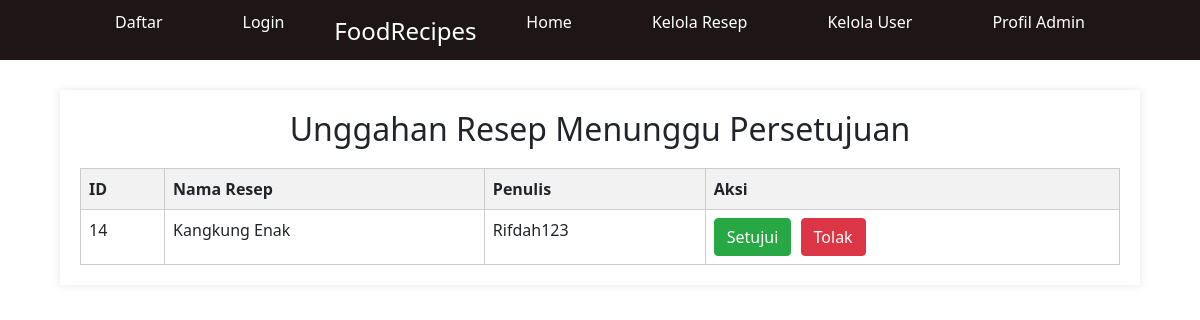
Page /kelolah_resep.php on the committed database.
### tables this page shows
CREATE TABLE `unggah_resep` (
  `id` int(11) NOT NULL,
  `nama_resep` varchar(255) NOT NULL,
  `kategori` varchar(255) NOT NULL,
  `bahan_bahan` text NOT NULL,
  `langkah_langkah` text NOT NULL,
  `gambar` varchar(255) NOT NULL,
  `created_at` timestamp NOT NULL DEFAULT current_timestamp(),
  `is_approved` tinyint(1) DEFAULT 0,
  `username` varchar(255) NOT NULL
);

### kelolah_resep.php (the view, shortened to what this page needs)
<?php
$servername = "localhost";
$db_username = "root";
$db_password = "";
$db_name = "proyek_web";
$conn = new mysqli($servername, $db_username, $db_password, $db_name);
$sql = "SELECT * FROM unggah_resep WHERE is_approved=0";
$result = $conn->query($sql);
?>
<!DOCTYPE html>
<html lang="id">
<head>
    <link rel="stylesheet" href="resep_saya.css">
    <link href="https://maxcdn.bootstrapcdn.com/bootstrap/4.0.0/css/bootstrap.min.css" rel="stylesheet">
</head>
<body>
    <header>
        <div class="container">
            <nav>
                <ul class="nav-log">
                    <li><a href="daftar.php">Daftar</a></li>
                    <li><a href="login.php">Login</a></li>
                </ul>
            </nav>
            <h1 class="logo">FoodRecipes</h1>
            <nav>
                <ul class="nav-list">
                    <li><a href="index.php">Home</a></li>
                    <li><a href="kelolah_resep.php">Kelola Resep</a></li>
                    <li><a href="kelolah_user.php">Kelola User</a></li>
                    <li><a href="profil_admin.php">Profil Admin</a></li>
                </ul>
            </nav>
        </div>
    </header>
    <div class="manage-recipes-container">
        <h2>Unggahan Resep Menunggu Persetujuan</h2>
        <?php
        if ($result->num_rows > 0) {
            echo '<table>';
            echo '<tr><th>ID</th><th>Nama Resep</th><th>Penulis</th><th>Aksi</th></tr>';
            while($row = $result->fetch_assoc()) {
                echo '<tr>';
                echo '<td>' . $row['id'] . '</td>';
                echo '<td>' . $row['nama_resep'] . '</td>';
                echo '<td>' . $row['username'] . '</td>';
                echo '<td>
                        <form method="POST" action="kelolah_resep.php">
                            <input type="hidden" name="recipe_id" value="' . $row['id'] . '">
                            <button type="submit" name="approve_recipe" class="btn btn-success">Setujui</button>
                            <button type="submit" name="reject_recipe" class="btn btn-danger">Tolak</button>
                        </form>
                      </td>';
                echo '</tr>';
            }
            echo '</table>';
        } else {
            echo '<p class="empty-message">Tidak ada unggahan resep yang menunggu persetujuan.</p>';
        }
        ?>
    </div>
</body>
</html>

### resep_saya.css (style rules this page uses)
.container { width: 90%; margin: 0 auto; display: flex; align-items: center; justify-content: space-between; }
nav ul { padding: 0; list-style: none; display: flex; justify-content: space-between; }
nav ul li { display: inline; }
nav ul li a { color: white; text-decoration: none; padding: 5px 20px; display: inline-block; transition: color 0.3s ease; }
.logo { font-size: 24px; float: left; }
body { font-family: Arial, sans-serif; background-color: #f8f9fa; margin: 0; padding: 0; }
.container { width: 90%; margin: auto; overflow: hidden; }
.btn { border: none; color: white; padding: 10px 20px; cursor: pointer; margin-right: 5px; font-size: 1rem; }
.btn-danger { background-color: #dc3545; border-color: #dc3545; }

### kelolah_resep.php (style rules this page uses)
* { margin: 0; padding: 0; box-sizing: border-box; font-family: system-ui, -apple-system, BlinkMacSystemFont, 'Segoe UI', Roboto, Oxygen, Ubuntu, Cantarell, 'Open Sans', 'Helvetica Neue', sans-serif; }
body { font-family: system-ui, -apple-system, BlinkMacSystemFont, 'Segoe UI', Roboto, Oxygen, Ubuntu, Cantarell, 'Open Sans', 'Helvetica Neue', sans-serif; margin: 0; padding: 0; }
.container { width: 90%; margin: 0 auto; display: flex; align-items: center; justify-content: space-between; }
header { background-color: #1e1616; color: white; SSpadding: 10px 0; }
header a { color: white; text-decoration: none; padding: 5px 20px; display: inline-block; transition: color 0.3s ease; }
header .logo { float: left; margin-top: 10px; }
header nav { float: right; margin-top: 0px; }
header .nav-list, header .nav-log { float: right; }
header .nav-list li, header .nav-log li { color: white; text-decoration: none; padding: 5px 20px; display: inline-block; transition: color 0.3s ease; }
.nav-list li a { color: white; text-decoration: none; transition: color 0.3s ease; }
.manage-recipes-container { width: 90%; margin: 30px auto; padding: 20px; background: #fff; box-shadow: 0 0 10px rgba(0, 0, 0, 0.1); }
.manage-recipes-container h2 { text-align: center; margin-bottom: 20px; }
table { width: 100%; border-collapse: collapse; margin-top: 20px; }
table th, table td { border: 1px solid #ccc; padding: 8px; text-align: left; }
table th { background-color: #f2f2f2; }
table td { vertical-align: top; }
form { display: inline-block; }
button { padding: 5px 10px; margin-right: 5px; cursor: pointer; }

### rows in the picture
unggah_resep: id "14", nama_resep "Kangkung Enak", username "Rifdah123"
